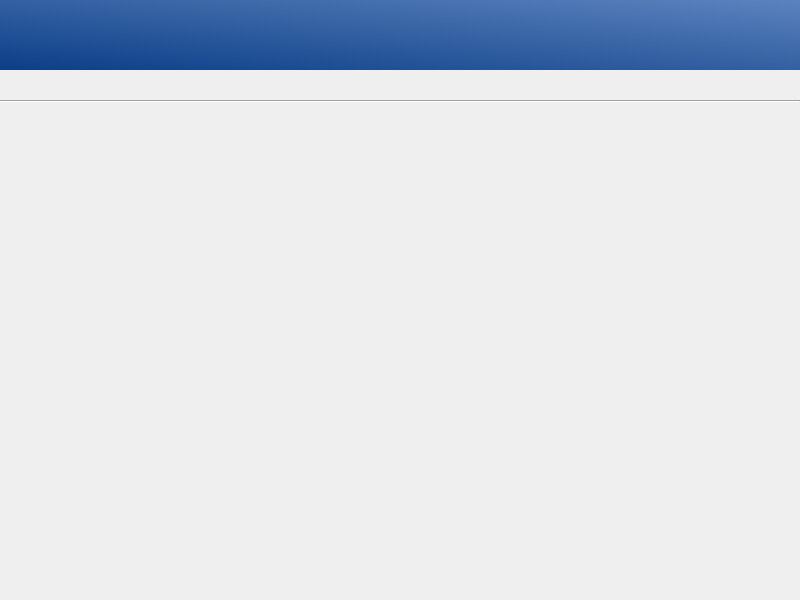
<?xml version="1.0" encoding="UTF-8"?>
<ui version="4.0">
 <class>MainWindow</class>
 <widget class="QMainWindow" name="MainWindow">
  <property name="enabled">
   <bool>true</bool>
  </property>
  <property name="geometry">
   <rect>
    <x>0</x>
    <y>0</y>
    <width>800</width>
    <height>600</height>
   </rect>
  </property>
  <property name="maximumSize">
   <size>
    <width>800</width>
    <height>600</height>
   </size>
  </property>
  <property name="windowTitle">
   <string>Munix Installer</string>
  </property>
  <widget class="QWidget" name="centralWidget">
   <property name="sizePolicy">
    <sizepolicy hsizetype="Expanding" vsizetype="Expanding">
     <horstretch>0</horstretch>
     <verstretch>0</verstretch>
    </sizepolicy>
   </property>
   <layout class="QVBoxLayout" name="verticalLayout">
    <property name="leftMargin">
     <number>0</number>
    </property>
    <property name="topMargin">
     <number>0</number>
    </property>
    <property name="rightMargin">
     <number>0</number>
    </property>
    <property name="bottomMargin">
     <number>0</number>
    </property>
    <item>
     <widget class="QLabel" name="labelCurrentStep">
      <property name="enabled">
       <bool>true</bool>
      </property>
      <property name="sizePolicy">
       <sizepolicy hsizetype="Preferred" vsizetype="Preferred">
        <horstretch>0</horstretch>
        <verstretch>0</verstretch>
       </sizepolicy>
      </property>
      <property name="minimumSize">
       <size>
        <width>799</width>
        <height>70</height>
       </size>
      </property>
      <property name="cursor">
       <cursorShape>ArrowCursor</cursorShape>
      </property>
      <property name="styleSheet">
       <string notr="true">background-color: qlineargradient(spread:pad, x1:0, y1:1, x2:1, y2:0, stop:0 rgba(12, 62, 135, 255), stop:1 rgba(91, 131, 190, 255));

font-size: 32px;
color: white;</string>
      </property>
      <property name="frameShape">
       <enum>QFrame::NoFrame</enum>
      </property>
      <property name="midLineWidth">
       <number>12</number>
      </property>
      <property name="text">
       <string/>
      </property>
      <property name="margin">
       <number>16</number>
      </property>
     </widget>
    </item>
    <item>
     <widget class="QLabel" name="labelStepDescription">
      <property name="maximumSize">
       <size>
        <width>700</width>
        <height>16777215</height>
       </size>
      </property>
      <property name="styleSheet">
       <string notr="true">font-size: 16px;</string>
      </property>
      <property name="text">
       <string/>
      </property>
      <property name="wordWrap">
       <bool>true</bool>
      </property>
      <property name="margin">
       <number>16</number>
      </property>
     </widget>
    </item>
    <item>
     <widget class="Line" name="line">
      <property name="orientation">
       <enum>Qt::Horizontal</enum>
      </property>
     </widget>
    </item>
    <item>
     <widget class="QStackedWidget" name="installsteps">
      <widget class="LanguageSelect" name="languageselect"/>
      <widget class="PartitionSelect" name="partitionSelect"/>
      <widget class="PreInstall" name="preInstall"/>
      <widget class="MinerSetup" name="minerSetup"/>
      <widget class="PostInstall" name="postInstall"/>
     </widget>
    </item>
   </layout>
  </widget>
  <widget class="QMenuBar" name="menuBar">
   <property name="geometry">
    <rect>
     <x>0</x>
     <y>0</y>
     <width>800</width>
     <height>23</height>
    </rect>
   </property>
  </widget>
 </widget>
 <layoutdefault spacing="6" margin="11"/>
 <customwidgets>
  <customwidget>
   <class>LanguageSelect</class>
   <extends>QWidget</extends>
   <header>languageselect.h</header>
   <container>1</container>
  </customwidget>
  <customwidget>
   <class>PartitionSelect</class>
   <extends>QWidget</extends>
   <header>partitionselect.h</header>
   <container>1</container>
  </customwidget>
  <customwidget>
   <class>PreInstall</class>
   <extends>QWidget</extends>
   <header>preinstall.h</header>
   <container>1</container>
  </customwidget>
  <customwidget>
   <class>PostInstall</class>
   <extends>QWidget</extends>
   <header>postinstall.h</header>
   <container>1</container>
  </customwidget>
  <customwidget>
   <class>MinerSetup</class>
   <extends>QWidget</extends>
   <header>minersetup.h</header>
   <container>1</container>
  </customwidget>
 </customwidgets>
 <resources/>
 <connections/>
</ui>
